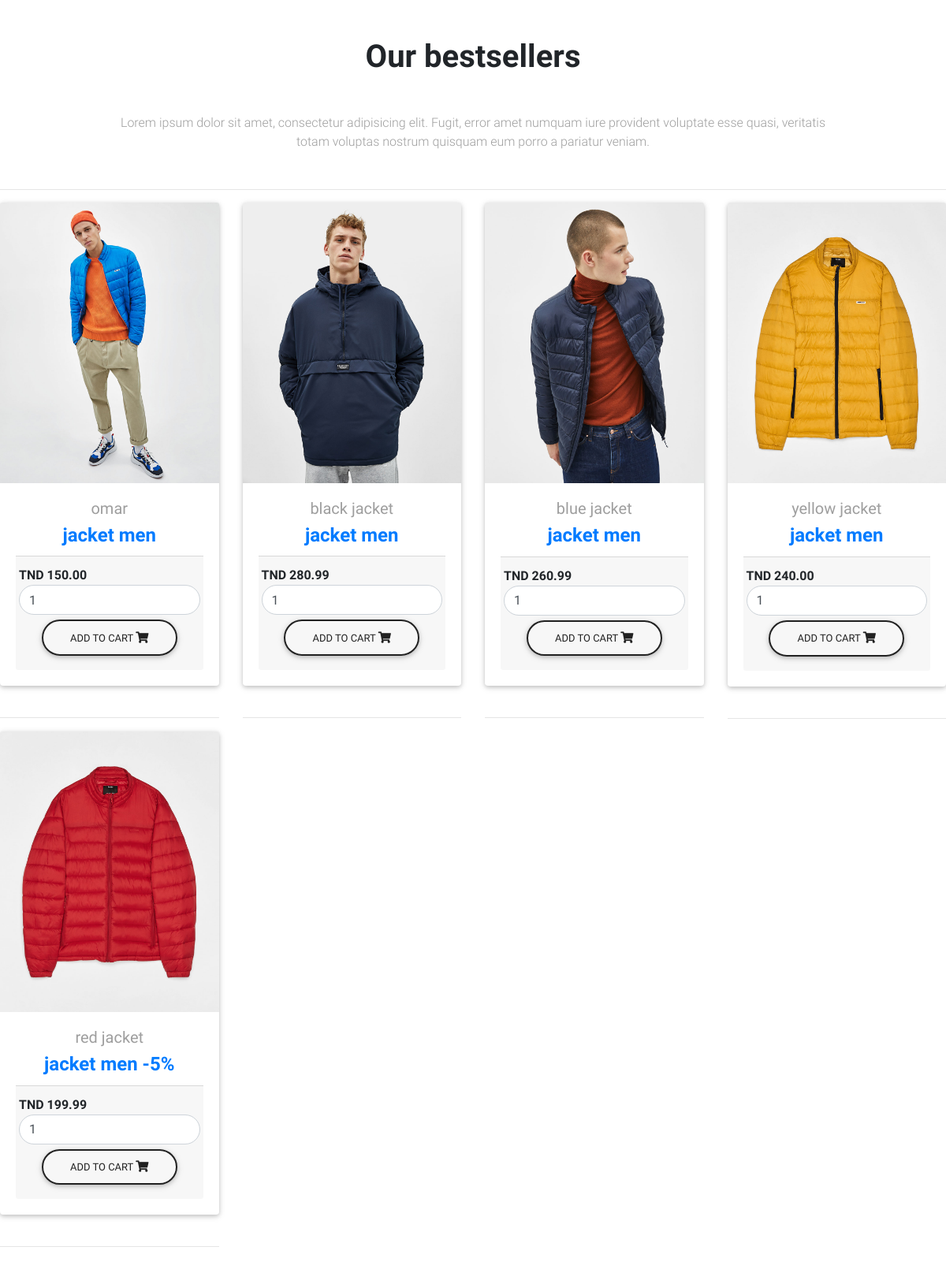
The app's page /fetch_jacket_men.php, older data.
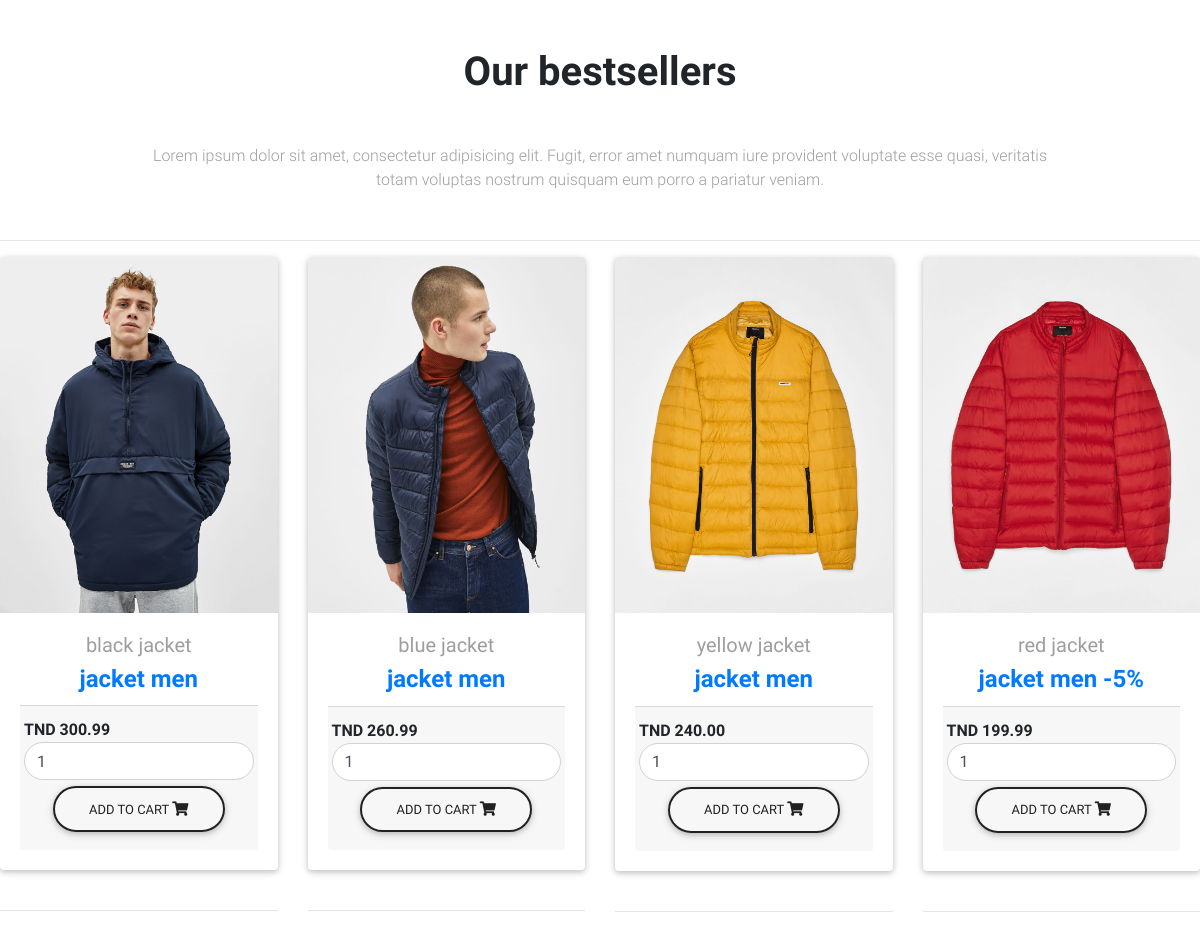
The same page, newer data.
### tables this page shows
CREATE TABLE IF NOT EXISTS `tbl_product` (
  `id` int(11) NOT NULL,
  `name` varchar(255) NOT NULL,
  `image` varchar(255) NOT NULL,
  `price` double(10,2) NOT NULL,
  `cathegories` varchar(20) DEFAULT NULL,
  `type` varchar(20) DEFAULT NULL,
  `balance` varchar(10) DEFAULT NULL,
  `quantity` int(11) DEFAULT NULL
);

### fetch_jacket_men.php (the view, shortened to what this page needs)
<!DOCTYPE html>
<html>
<head>
  <link rel="stylesheet" href="https://use.fontawesome.com/releases/v5.7.0/css/all.css">
    <link href="MDBootstrap/css/bootstrap.min.css" rel="stylesheet">
    <link href="MDBootstrap/css/mdb.min.css" rel="stylesheet">
    <link href="MDBootstrap/css/style.css" rel="stylesheet">
</head>
<body>
   <section class="text-center my-5">
  <h2 class="h1-responsive font-weight-bold text-center my-5 ">Our bestsellers</h2>
  <p class="grey-text text-center w-responsive mx-auto mb-5 ">Lorem ipsum dolor sit amet, consectetur
    adipisicing elit. Fugit, error amet numquam iure provident voluptate esse quasi, veritatis totam voluptas
    nostrum quisquam eum porro a pariatur veniam.</p>
    <hr>
</body>
</html>
<div class="row">
<?php
include('database_connection.php');
$query = "SELECT * FROM tbl_product where cathegories='men' and type='jacket'  ORDER BY id DESC";
$statement = $connect->prepare($query);
if($statement->execute())
{
  $result = $statement->fetchAll();
  $output = '';
  foreach($result as $k)
  {
    $output .= '
<div class="col-lg-3 col-md-6 mb-lg-0 mb-4">
      <div class="card card-cascade narrower card-ecommerce example hoverable">
        <div class="view view-cascade overlay ">
          <img src="img/'.$k["image"].'"" class="card-img-top img-fluid"
            >
          <a>
            <div class="mask rgba-white-slight"></div>
          </a>
        </div>
        <div class="card-body card-body-cascade text-center">
          <a href="" class="grey-text">
            <h5 id="name'.$k["id"].'">'.$k["name"].'</h5>
            <input type="hidden" name="hidden_name" id="name'.$k["id"].'" value="'.$k["name"].'" />
          </a>
          <h4 class="card-title">
            <strong>
              <a href="">'.$k["type"].'</a>
              <a href="">'.$k["cathegories"].'</a>
              <a href="">'.$k["balance"].'</a>
            </strong>
          </h4>
          <div class="card-footer px-1">
            <span class="float-left font-weight-bold">
              <strong>TND '.$k["price"] .'</strong>
              <input type="hidden" name="hidden_price" id="price'.$k["id"].'" value="'.$k["price"].'" />
            </span>
            <div>
            <input type="text"  name="quantity" id="quantity' . $k["id"] .'" class="form-control rounded-pill example hoverable" value="1" />
            <button type="button" name="add_to_cart" id="'.$k["id"].'" class="btn btn-outline-dark  add_to_cart rounded-pill example hoverable">Add to Cart <i class="fas fa-shopping-cart"></i></button>
            </div>
          </div>
        </div>
      </div>
      <br>
      <hr>
    </div>
    ';
  }
  echo $output;
}
?>
</div>

Row changes from the older to the newer data that the page shows:
removed tbl_product: image (picture), name "omar", type "jacket", cathegories "men", price "150.00"
changed tbl_product "black jacket": price "280.99" → "300.99"
